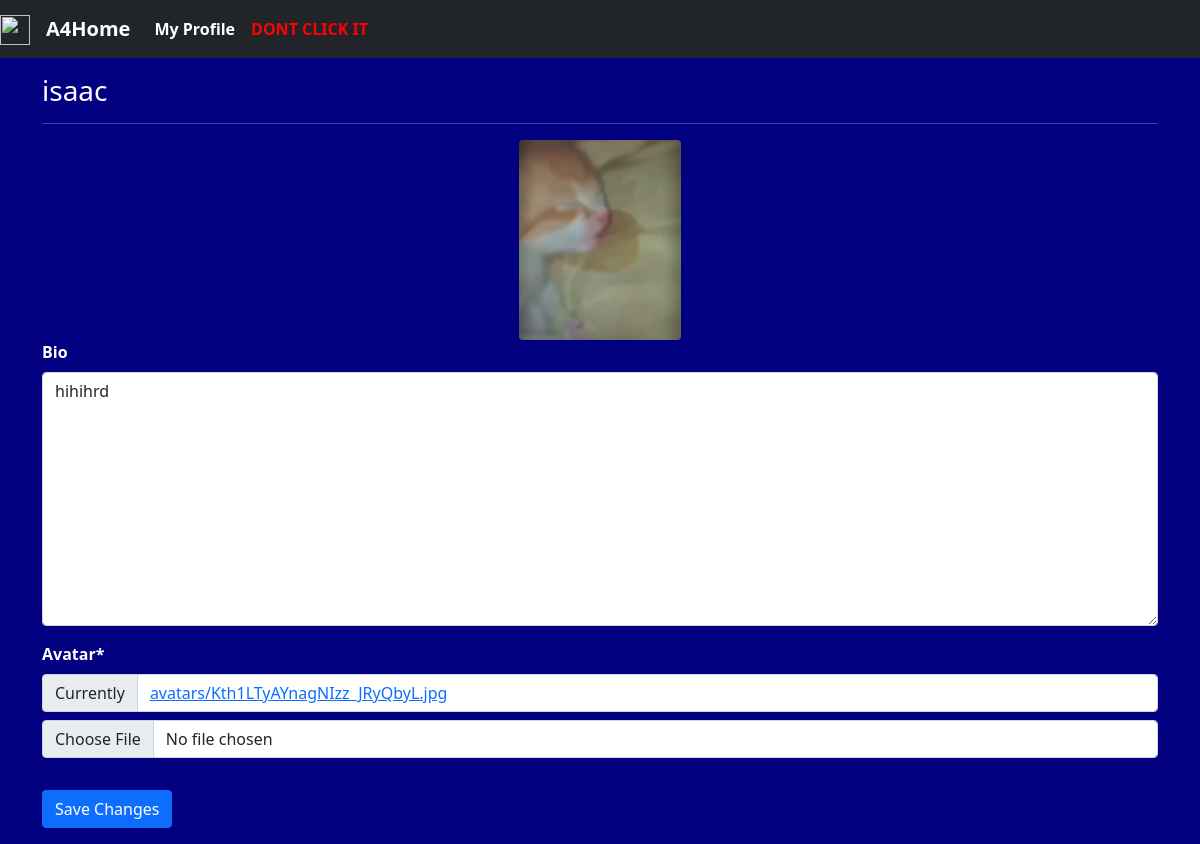
/profiles/my/ (signed in), run on an earlier commit of the app's database.
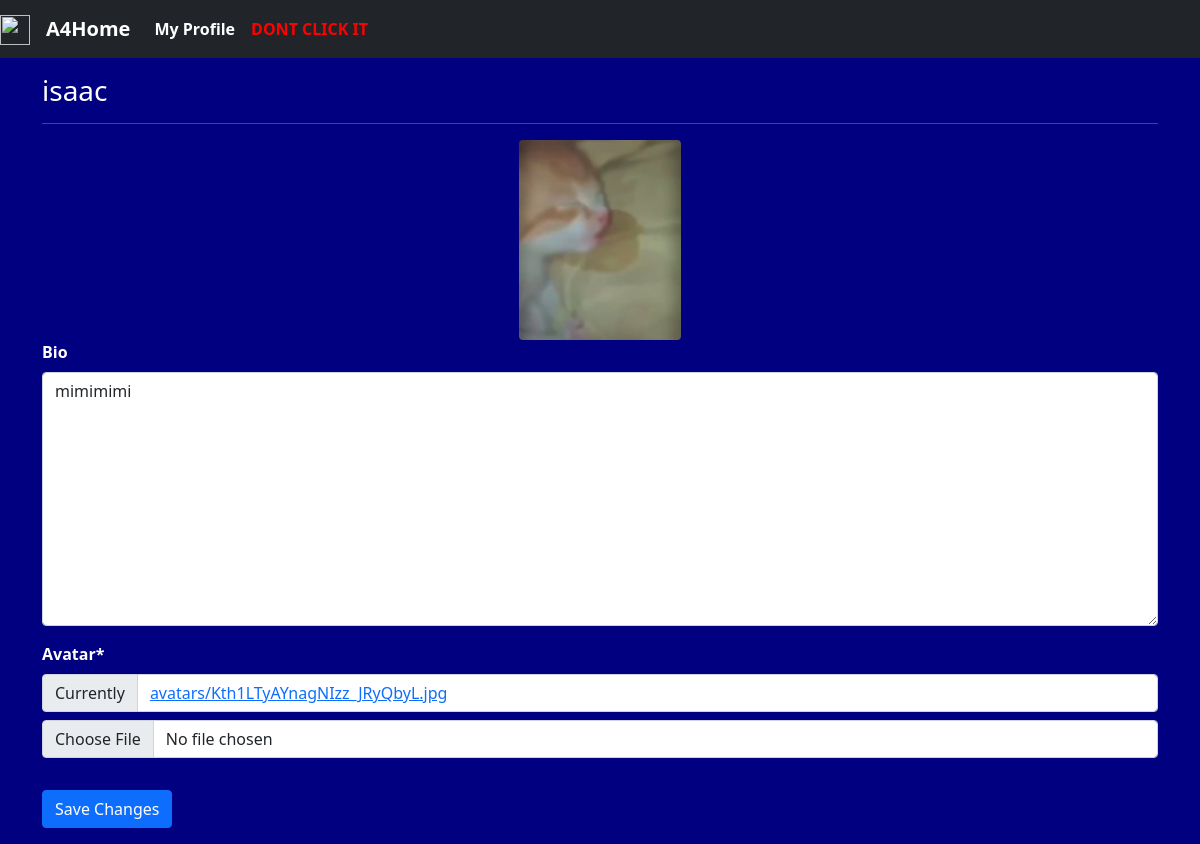
And on a later commit of the database.
### profiles/models.py (models this page shows, shortened)
class Profile(models.Model):
    user = models.OneToOneField(User, on_delete=models.CASCADE)
    bio = models.TextField(blank=True)
    avatar = models.ImageField(default='avatar.png' ,upload_to='avatars')
    updated = models.DateTimeField(auto_now=True)
    created = models.DateTimeField(auto_now_add=True)

### profiles/views.py (the view, shortened to what this page needs)
# urls.py: path('my/', my_profile_view, name='my-profile'),
@login_required
def my_profile_view(request):
    obj = Profile.objects.get(user=request.user)
    form = ProfileForm(request.POST or None, request.FILES or None, instance=obj)
    context = {
        'obj': obj,
        'form': form,
    }
    return render(request, 'profiles/main.html', context)

### profiles/forms.py
class ProfileForm(forms.ModelForm):
    class Meta:
        model = Profile
        fields = ['bio', 'avatar',]

### profiles/templates/profiles/main.html (shortened to what this page needs)
{% extends "base.html" %}
{% load static %}
{% load crispy_forms_tags %}
{% block content %}
<div class="website-text">
    <h3>{{ obj.user }}</h3>
    <hr>
    <div class="text-center" id="avatar-box">
        <img src="{{ obj.avatar.url }}" class="rounded" height="200px" width="auto" alt="{{ obj.avatar.url }}"/>
    </div>
    <form id="profile-form">
        {{form|crispy}}
        <button type="submit" class="btn btn-primary mt-3">Save Changes</button>
    </form>
</div>
{% endblock content %}

### templates/base.html (shortened to what this page needs)
{% load static %}
<!doctype html>
<html lang="en">
  <head>
    <link href="https://cdn.jsdelivr.net/npm/bootstrap@5.0.0-beta2/dist/css/bootstrap.min.css" rel="stylesheet">
    <link rel="stylesheet" href="{% static 'style.css' %}">
  </head>
  <body>
    {% include "navbar.html" %}
    <div class="container mt-3 mb-3">
        {% block content %}
        {% endblock content %}
    </div>
    <link rel="stylesheet" href="https://unpkg.com/dropzone@5/dist/min/dropzone.min.css" type="text/css" />
  </body>
</html>

### templates/navbar.html (shortened to what this page needs)
{% url "posts:main-board" as path_to_home %}
{% url "profiles:my-profile" as path_to_my_profile %}
{% load static %}
<div class="website-text">
    <nav class="navbar navbar-expand-lg navbar-light bg-dark">
        <a class="navbar-brand" href="#">
            <img src="{% static 'favicon.ico' %}" width="30" height="30" alt=""/>
          </a>
        <a class="navbar-brand" href="{{path_to_home}}"><font color="white">A4Home</font></a>
        <div class="collapse navbar-collapse" id="navbarSupportedContent">
          <ul class="navbar-nav mr-auto">
            <li class="nav-item">
                <a class="nav-link" href="{{ path_to_my_profile }}"><font color="white">My Profile </font></a>
            </li>
                <li class="nav-item">
                    <a class="nav-link" href="https://www.youtube.com/watch?v=dQw4w9WgXcQ" target="_blank"><font color="red"><b>DONT CLICK IT</font></b></a>
                </li>
          </ul>
        </div>
      </nav>
</div>

### static/style.css (style rules this page uses)
body { background-color: navy; }
.website-text { color: white; font-weight: bold; }

What changed in the data, as far as the page shows it:
changed Profile "isaac": bio "hihihrd" → "mimimimi"
